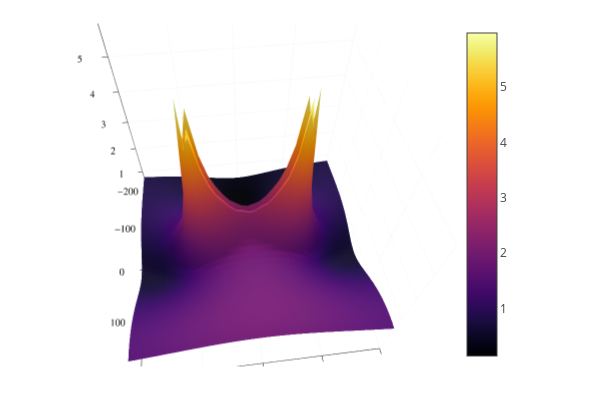

Notebook code cell kept with this figure:
### Code cell
plotly()
surface(xA,yA,imagenE)

### Figure 1 — Plotly figure (JSON) as saved in the notebook; plotly's stock layout.template omitted (floating-point values rounded to 4 significant figures; data arrays with more than 128 entries replaced by an {"elided": "..."} marker saying what was removed)
{"data": [{"cmax": 5.963, "cmin": 0.1372, "colorbar": {"len": 0.9525, "title": {"text": ""}, "x": 0.7615, "y": 0.5139}, "colorscale": {"elided": "256x2 mixed values"}, "name": "y1", "opacity": null, "scene": "scene", "showlegend": false, "showscale": true, "type": "surface", "x": [-200, -190, -180, -170, -160, -150, -140, -130, -120, -110, -100, -90, -80, -70, -60, -50, -40, -30, -20, -10, 0, 10, 20, 30, 40, 50, 60, 70, 80, 90, 100, 110, 120, 130, 140, 150, 160, 170, 180, 190, 200], "xaxis": "x", "y": [-200, -190, -180, -170, -160, -150, -140, -130, -120, -110, -100, -90, -80, -70, -60, -50, -40, -30, -20, -10, 0, 10, 20, 30, 40, 50, 60, 70, 80, 90, 100, 110, 120, 130, 140, 150, 160, 170, 180, 190, 200], "yaxis": "y", "z": {"elided": "41x41 float values"}, "zaxis": "z", "zmax": 5.963, "zmin": 0.1372}], "layout": {"annotations": [], "height": 400, "legend": {"bgcolor": "rgba(255, 255, 255, 1.000)", "bordercolor": "rgba(0, 0, 0, 1)", "borderwidth": 1, "font": {"color": "rgba(0, 0, 0, 1)", "family": "sans-serif", "size": 11}, "title": {"font": {"color": "rgba(0, 0, 0, 1)", "family": "sans-serif", "size": 15}, "text": ""}, "tracegroupgap": 0, "traceorder": "normal", "x": 1, "xanchor": "auto", "y": 1, "yanchor": "auto"}, "margin": {"b": 20, "l": 0, "r": 0, "t": 20}, "paper_bgcolor": "rgba(255, 255, 255, 1.000)", "plot_bgcolor": "rgba(255, 255, 255, 1.000)", "scene": {"aspectmode": "auto", "aspectratio": {"x": 1, "y": 1, "z": 1}, "camera": {"center": {"x": 0, "y": 0, "z": 0}, "eye": {"x": 0.1235, "y": 1.009, "z": 1.283}, "projection": {"type": "perspective"}, "up": {"x": 0, "y": 0, "z": 1}}, "domain": {"x": [0.06582, 0.7615], "y": [0.03762, 0.9902]}, "xaxis": {"gridcolor": "rgba(0, 0, 0, 0.1)", "gridwidth": 0.5, "linecolor": "rgba(0, 0, 0, 1)", "mirror": false, "range": [-200, 200], "showgrid": true, "showline": true, "showticklabels": true, "tickangle": 0, "tickcolor": "rgb(0, 0, 0)", "tickfont": {"color": "rgba(0, 0, 0, 1)", "family": "sans-serif", "size": 11}, "tickmode": "array", "ticks": "inside", "ticktext": ["−200", "−100", "0", "100", "200"], "tickvals": [-200, -100, 0, 100, 200], "title": {"font": {"color": "rgba(0, 0, 0, 1)", "family": "sans-serif", "size": 15}, "text": ""}, "type": "linear", "visible": true, "zeroline": false, "zerolinecolor": "rgba(0, 0, 0, 1)"}, "yaxis": {"gridcolor": "rgba(0, 0, 0, 0.1)", "gridwidth": 0.5, "linecolor": "rgba(0, 0, 0, 1)", "mirror": false, "range": [-200, 200], "showgrid": true, "showline": true, "showticklabels": true, "tickangle": 0, "tickcolor": "rgb(0, 0, 0)", "tickfont": {"color": "rgba(0, 0, 0, 1)", "family": "sans-serif", "size": 11}, "tickmode": "array", "ticks": "inside", "ticktext": ["−200", "−100", "0", "100", "200"], "tickvals": [-200, -100, 0, 100, 200], "title": {"font": {"color": "rgba(0, 0, 0, 1)", "family": "sans-serif", "size": 15}, "text": ""}, "type": "linear", "visible": true, "zeroline": false, "zerolinecolor": "rgba(0, 0, 0, 1)"}, "zaxis": {"gridcolor": "rgba(0, 0, 0, 0.1)", "gridwidth": 0.5, "linecolor": "rgba(0, 0, 0, 1)", "mirror": false, "range": [0.1372, 5.963], "showgrid": true, "showline": true, "showticklabels": true, "tickangle": 0, "tickcolor": "rgb(0, 0, 0)", "tickfont": {"color": "rgba(0, 0, 0, 1)", "family": "sans-serif", "size": 11}, "tickmode": "array", "ticks": "inside", "ticktext": ["1", "2", "3", "4", "5"], "tickvals": [1, 2, 3, 4, 5], "title": {"font": {"color": "rgba(0, 0, 0, 1)", "family": "sans-serif", "size": 15}, "text": ""}, "type": "linear", "visible": true, "zeroline": false, "zerolinecolor": "rgba(0, 0, 0, 1)"}}, "showlegend": true, "width": 600}}
